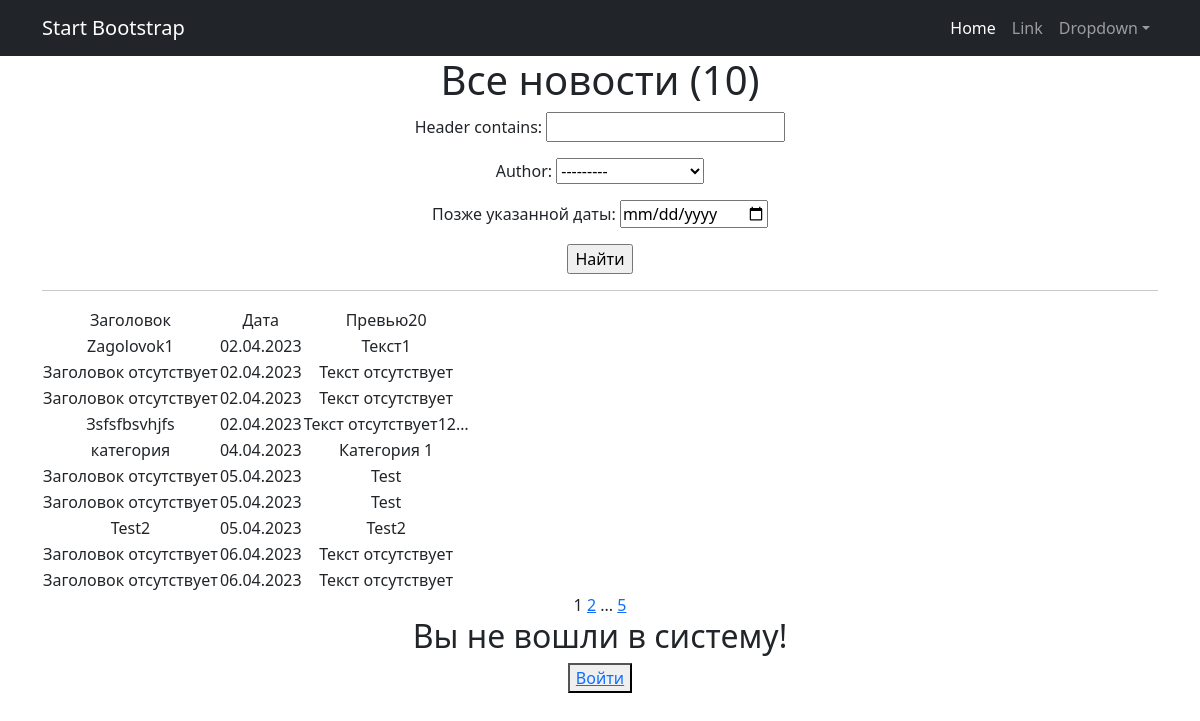
Page /news/ on the committed database.
### news/models.py (models this page shows, shortened)
class Post(models.Model):
    author = models.ForeignKey(Author,
                               related_name='posts',
                               related_query_name='post',
                               on_delete=models.CASCADE)
    article = 'ART'
    news = 'NWS'
    POSITIONS = [
        (article, 'Статья'),
        (news, 'Новость'),
    ]
    article_or_news = models.CharField(max_length=3, choices=POSITIONS, default=None)
    time_in = models.DateTimeField(auto_now_add=True)
    header = models.CharField(max_length=200, default='Заголовок отсутствует')
    text = models.TextField(default='Текст отсутствует')
    rating_art_nws = models.IntegerField(default=0)
    categories = models.ManyToManyField(Category, through='PostCategory')

### news/views.py (the view)
# urls.py: path('', ProductsList.as_view()),
class ProductsList(ListView):
    model = Post
    ordering = 'author'
    template_name = 'news.html'
    context_object_name = 'post'
    paginate_by = 10
    def get_queryset(self):
        queryset = super().get_queryset()
        self.filterset = PostFilter(self.request.GET, queryset)
        return self.filterset.qs
    def get_context_data(self, **kwargs):
        context = super().get_context_data(**kwargs)
        context['filterset'] = self.filterset
        return context

### news/templatetags/custom_filters.py (called while the page is built)
@register.filter()
def censor(value):
    if not isinstance(value, str):
        raise ValueError("фильтр только для строк")
    words = value.split()
    for i, word in enumerate(words):
        if word.lower() in censored_words:
            words[i] = '*' * len(word)
    return ' '.join(words)

### templates/news.html (shortened to what this page needs)
{% extends 'flatpages/default.html' %}
{% load custom_filters %}
{% block content %}
    <h1>Все новости ({{ post|length }})</h1>
    <form action="" method="get">
       {{ filterset.form.as_p }}
       <input type="submit" value="Найти" />
    </form>
   <hr>
   {% if post %}
       <table>
           <tr>
               <td>Заголовок</td>
               <td>Дата</td>
               <td>Превью20</td>
           </tr>
           {% for post in post %}
                <tr>
                    <td>{{ post.header|censor }}</td>
                    <td>{{ post.time_in|date:"d.m.Y" }}</td>
                    <td>{{ post.text|truncatechars:20|censor }}</td>
                </tr>
           {% endfor %}
       </table>
   {% else %}
       <h2>Новостей нет!</h2>
   {% endif %}
   {{ page_obj.number }}
   {% if page_obj.has_next %}
       <a href="?page={{ page_obj.next_page_number }}">{{ page_obj.next_page_number }}</a>
       {% if paginator.num_pages != page_obj.next_page_number %}
           ...
           <a href="?page={{ page_obj.paginator.num_pages }}">{{ page_obj.paginator.num_pages }}</a>
       {% endif %}
   {% endif %}
{% if request.user.is_authenticated %}
    <h2>Страница авторизованного пользователя {{request.user.username}}</h2>
    <button> <a href="{% url 'account_logout' %}">Выйти</a> </button>
{% else %}
    <h2>Вы не вошли в систему!</h2>
    <button> <a href="{% url 'account_login' %}">Войти</a> </button>
{% endif %}
{% endblock content %}

### templates/flatpages/default.html (shortened to what this page needs)
<!DOCTYPE html>
<html lang="en">
    <head>
        {% load static %}
        <link href="{% static 'css/styles.css' %}" rel="stylesheet" />
    </head>
    <body>
        <nav class="navbar navbar-expand-lg navbar-dark bg-dark">
            <div class="container">
                <a class="navbar-brand" href="#">Start Bootstrap</a>
                <div class="collapse navbar-collapse" id="navbarSupportedContent">
                    <ul class="navbar-nav ms-auto mb-2 mb-lg-0">
                        <li class="nav-item"><a class="nav-link active" aria-current="page" href="#">Home</a></li>
                        <li class="nav-item"><a class="nav-link" href="#">Link</a></li>
                        <li class="nav-item dropdown">
                            <a class="nav-link dropdown-toggle" id="navbarDropdown" href="#" role="button" data-bs-toggle="dropdown" aria-expanded="false">Dropdown</a>
                        </li>
                    </ul>
                </div>
            </div>
        </nav>
        <div class="container">
            <div class="row">
                <div class="col-lg-12 text-center">
                    {% block content %}{% endblock content %}
                </div>
            </div>
        </div>
    </body>
</html>

### rows in the picture
Post: header|censor "Zagolovok1", time_in "02.04.2023", text|censor "Текст1"
Post: header|censor "Заголовок отсутствует", time_in "02.04.2023", text|censor "Текст отсутствует"
Post: header|censor "Заголовок отсутствует", time_in "02.04.2023", text|censor "Текст отсутствует"
Post: header|censor "Зsfsfbsvhjfs", time_in "02.04.2023", text|censor "Текст отсутствует12…"
Post: header|censor "категория", time_in "04.04.2023", text|censor "Категория 1"
Post: header|censor "Заголовок отсутствует", time_in "05.04.2023", text|censor "Test"
Post: header|censor "Заголовок отсутствует", time_in "05.04.2023", text|censor "Test"
Post: header|censor "Test2", time_in "05.04.2023", text|censor "Test2"
Post: header|censor "Заголовок отсутствует", time_in "06.04.2023", text|censor "Текст отсутствует"
Post: header|censor "Заголовок отсутствует", time_in "06.04.2023", text|censor "Текст отсутствует"

### other values in the picture
{{ post|length }} "10"
{{ page_obj.number }} "1"
{{ page_obj.next_page_number }} "2"
{{ page_obj.paginator.num_pages }} "5"
